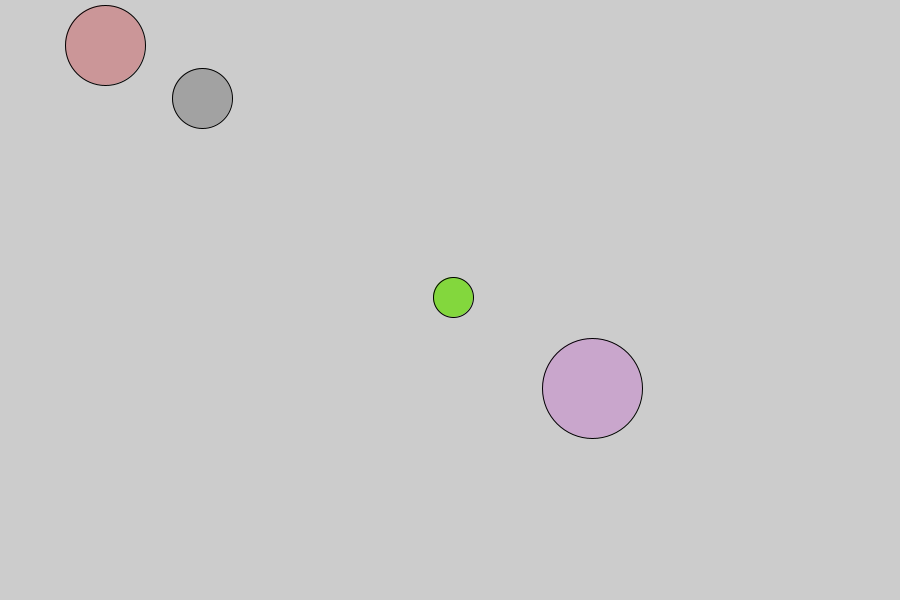
Frame 1 (no input)
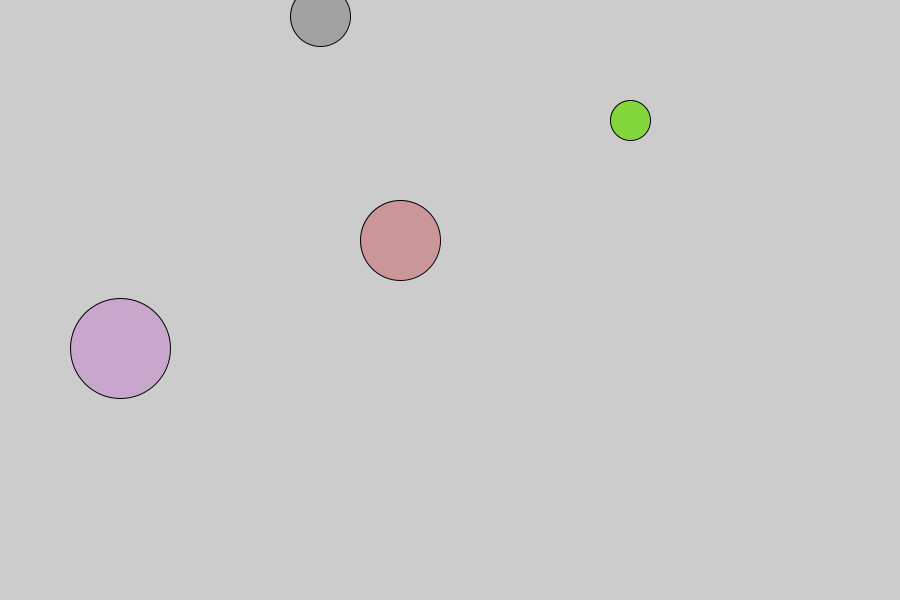
Frame 60 (the mouse pressed at the canvas centre just before this capture)
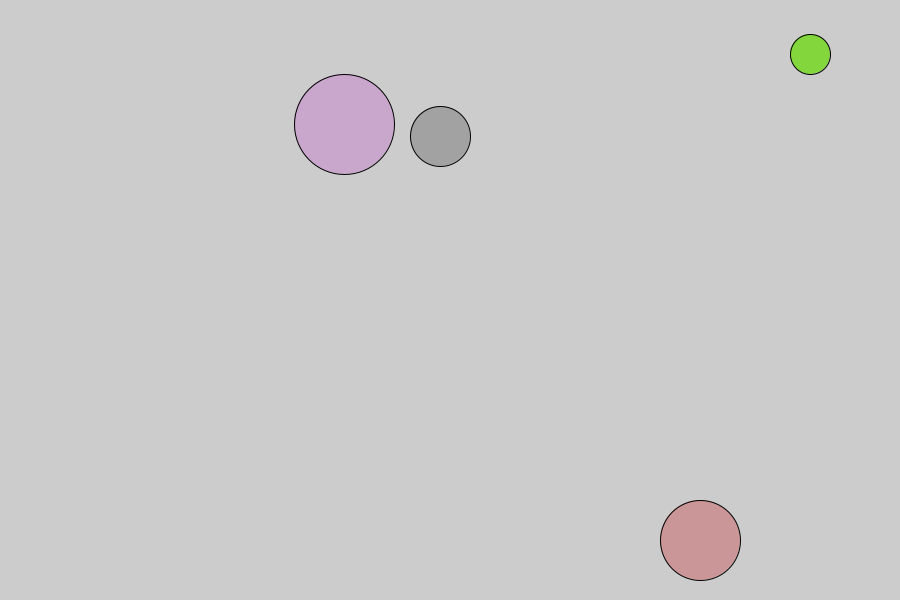
Frame 120 (the mouse held since frame 60 and released just before this capture)

The Processing sketch that drew these frames (run headless with seeded random() and noise(); from frame 60 on, the mouse is pressed at the canvas centre):

// Processing sketch: ART331_57_BasicObjectsBalls
// ── ART331_57_BasicObjectsBalls.pde
Ball ball1;
Ball ball2;
Ball ball3;
Ball ball4;

void setup() {
  size(900, 600);
  
  ball1 = new Ball(80);
  ball1.setLocation(100, 50);
  ball1.setColor(200,20,28);
  ball1.setOpacity(75);
  
  ball2 = new Ball(width/2, height/2, 40, 3);
  ball2.setColor(100,220,2);
  ball2.setOpacity(180);
  
  ball3 = new Ball(60);
  ball3.setLocation(200, 100);
  ball3.setOpacity(140);
  ball3.setSpeed(2);
  
  ball4 = new Ball();
  ball4.setLocation(600, 380);
  ball4.setColor(190,10,205);
  ball4.setOpacity(50);
  ball4.setSize(100);
  ball4.setSpeed(8);
}

void draw() {
  background (204);
  
  ball1.run();
  
  ball2.run();
  
  ball3.run();
  
  ball4.run();
}
// ── Ball.pde
// Class for a ball

class Ball {
  // some properties of the ball
  int speed = 5;
  int ballWidth = 20;
  int ballHeight = 20;
  color ballColor = color(127, 127, 127);
  int opacity = 255;
  
  // x/y location of ball
  int x = 0;
  int y = 0;
  
  // variables to hold the l, r, t & b of the screen
  int left = 0;
  int right = width;
  int top = 0;
  int bottom = height;
  
  // direction
  int hDir = 1;
  int vDir = 1;
  
  // constructor
  Ball(int size) {
    this();
    this.ballWidth = size;
    this.ballHeight = size;
  }
  
  // constructor
  Ball(int x, int y, int size, int speed) {
    this();
    this.x = x;
    this.y = y;
    this.ballWidth = size;
    this.ballHeight = size;
    if(speed > 10)
      speed = 10;
    if(speed < 1)
      speed = 1;
    this.speed = speed;
  }
  
  // constructor
  Ball() {
    println("Ball initialized!");
    float h = random(1);
    float v = random(1);
    if(h>=0.5) {
      hDir = 1;
    } else {
      hDir = -1;
    }
    
    if(v>=0.5) {
      vDir = 1;
    } else {
      vDir = -1;
    }
  }
  
  void setColor(int r, int g, int b) {
    this.ballColor = color(r, g, b);
  }
  
  void setOpacity(int o) {
    this.opacity = o;
  }
  
  void setSpeed(int s) {
    if(s > 10)
      s = 10;
    if(s < 1)
      s = 1;
    this.speed = s;
  }
  
  void setSize(int s) {
    this.ballWidth = s;
    this.ballHeight = s;
  }
  
  void setLocation(int x, int y) {
    this.x = x;
    this.y = y;
  }
  
  void run() {
    fill(this.ballColor, this.opacity);
  
    // calculate vertical motion
    this.y = round(this.y + (this.speed * this.vDir));
    if(this.y > this.bottom || this.y < this.top) {
      this.vDir *= -1;
    }
  
    // calculate horizontal motion
    this.x = round(this.x + (this.speed * this.hDir));
    if(this.x > this.right || this.x < this.left) {
      this.hDir *= -1;
    }
  
    // draw the shape with the new location
    ellipse(this.x, this.y, this.ballWidth, this.ballHeight);
  }
  
}
